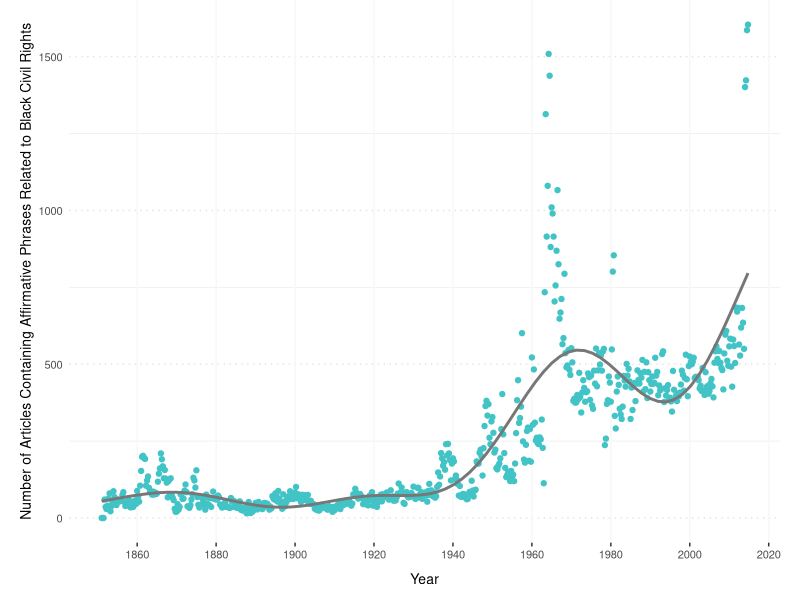
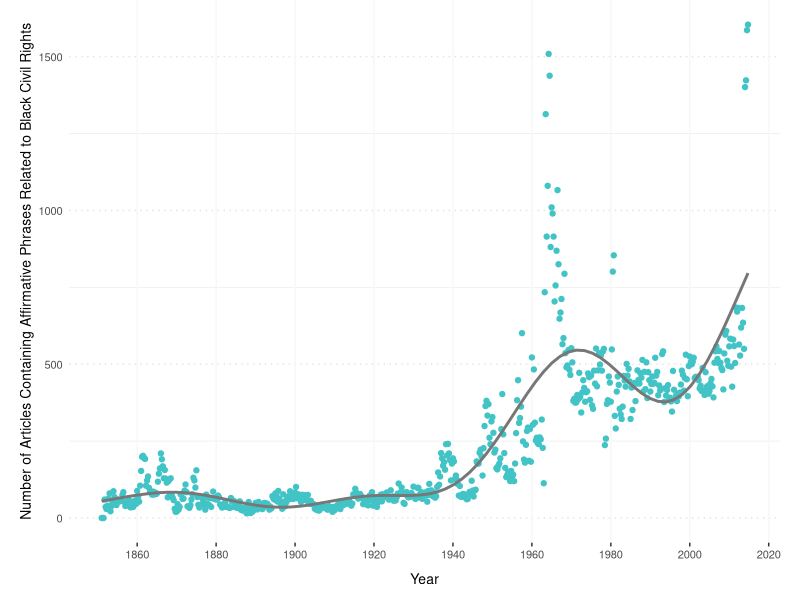
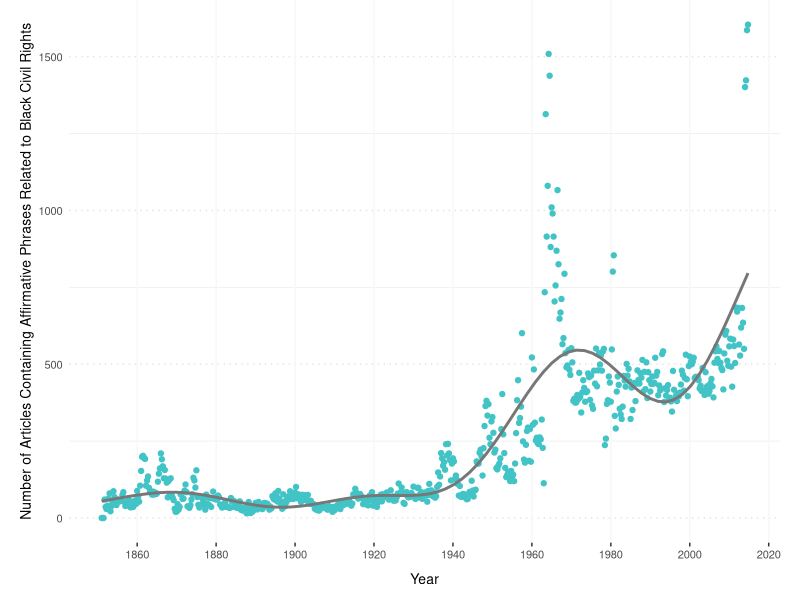

Generate these figures, in order, with R:

"
Plot the Quarterly NYT coverage of Civil Rights Issues

" 

# set dir.
setwd(githubdir)
setwd("nyt-civil-rights")

# Load the packages
library(lubridate)
library(ggplot2)
library(scales)
library(grid)

# Load data from using rtimes package
results <- read.csv("nyt_rtimes.csv")

# r_dates
results$startDate <- as.Date(as.character(results$startDate), format="%Y%m%d")

# Plotting mentions of 'Affirmative Action'
ggplot(results, aes(x=startDate, y=cr))+
geom_point(color="#42C4C7") +
geom_smooth(method = "gam", formula = y ~ s(x), aes(group=1), size = 1, colour="#777777", alpha=0.05, se=F) +
ylab("Number of Articles Containing Affirmative Phrases Related to Black Civil Rights")+
xlab("Year")+
theme_bw()+
scale_x_date(breaks=pretty_breaks(n=10)) + 
theme(panel.grid.major.y = element_line(colour = "#e3e3e3", linetype = "dotted"),
	  panel.grid.minor.x = element_blank(),
	  panel.grid.major.x = element_line(colour = "#f7f7f7", linetype = "solid"),
	  panel.border       = element_blank(),
	  legend.position  = "bottom",
	  legend.key       = element_blank(),
	  legend.key.width = unit(1,"cm"),
	  axis.title   = element_text(size=10),
	  axis.text    = element_text(size=8),
	  axis.ticks.y = element_blank(),
	  axis.title.x = element_text(vjust=-1),
	  axis.title.y = element_text(vjust= 1),
	  plot.margin = unit(c(0,.5,.5,.5), "cm"))
ggsave("figs/nyt_aa.png")
ggsave("figs/nyt_aa.pdf")
